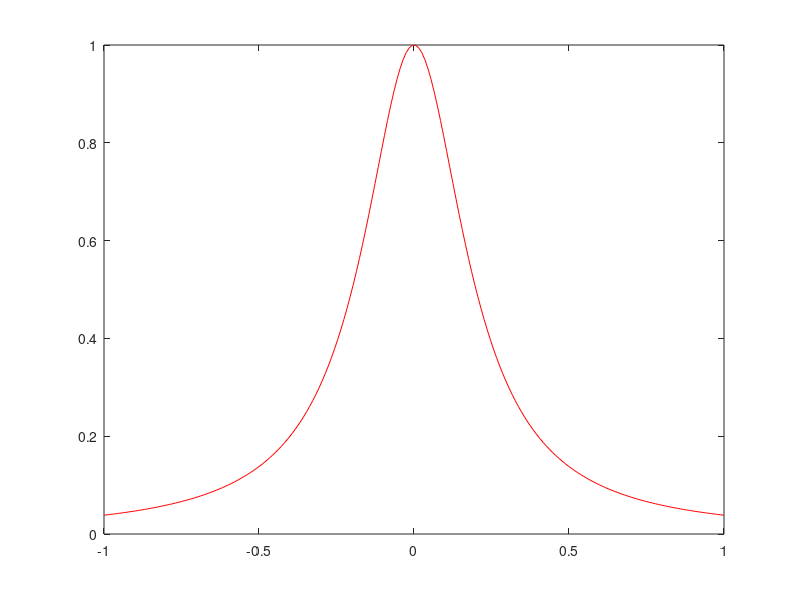

This chart was generated by the following MATLAB code: (Note: this script raises an error after producing the figure.)
clear all
close all

f = @(x) 1./(1+25*x.^2);

xmin = -1; xmax = 1;

xx = linspace(xmin,xmax,200); 

figure(1)
plot(xx, f(xx), 'r');


for n = [10 20 30]
    x = linspace(xmin,xmax,n);
    yy = lagrangepoly(x,f(x),xx);
    
    figure(1)
    hold on
    plot(x,f(x),'o',xx,yy,'b')
    hold off
    pause
end

return

%data fitting
xx = linspace(-1,1,11);
yy = f(xx);
cftool
% figure(2)
% plot(xx, yy, 'o')


return

%chebyshev
figure(3)
xx = linspace(xmin,xmax,200); 
plot(xx, f(xx), 'r');

for n =  [10 20 30]
    K = [1:n];
    x = cos((2*K-1)/(2*n)*pi);
    y = f(x);
    
    yy = lagrangepoly(x,f(x),xx);
    
    figure(3)
    hold on
    plot(x,y,'o', xx,yy,'b');
    hold off
    pause
end
